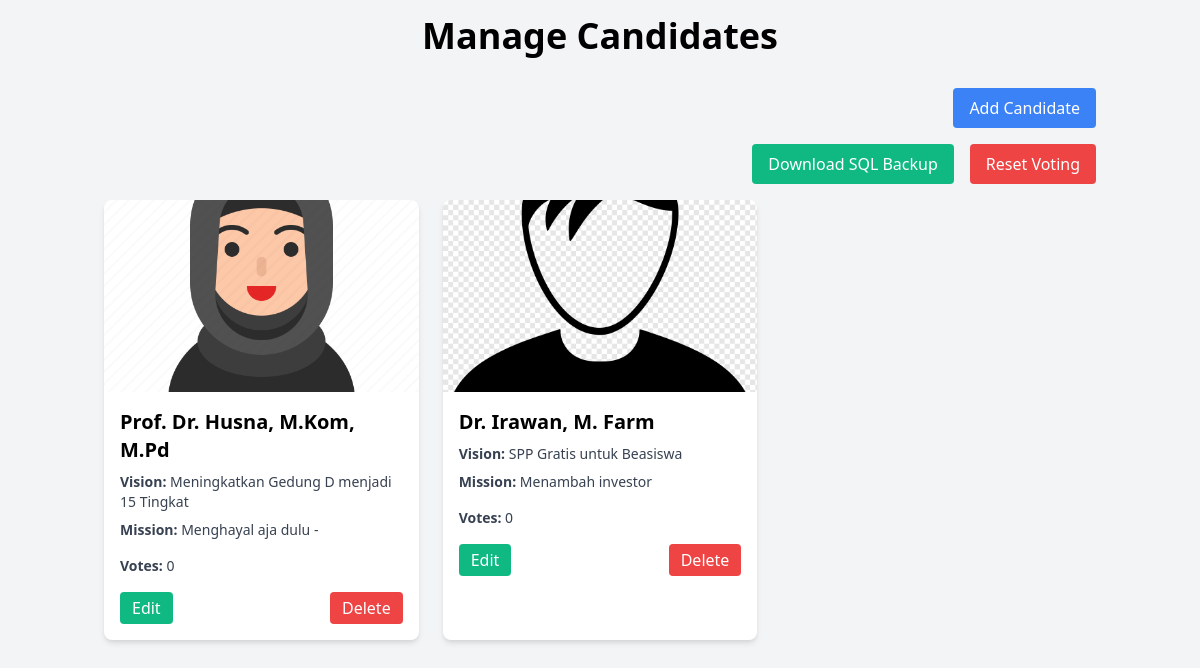
Page /candidates/index.php (signed in) on the committed database.
### tables this page shows
CREATE TABLE IF NOT EXISTS `tb_candidates` (
  `id` int NOT NULL AUTO_INCREMENT,
  `name` varchar(100) DEFAULT NULL,
  `photo` varchar(255) DEFAULT NULL,
  `vision` text,
  `mission` text,
  PRIMARY KEY (`id`)
);

### candidates/index.php (the view, shortened to what this page needs)
<?php
include '../koneksi.php';
$stmt = $pdo->query('
    SELECT c.*,
           (SELECT COUNT(*) FROM tb_votes WHERE tb_votes.candidate_id = c.id) AS vote_count
    FROM tb_candidates c
');
$candidates = $stmt->fetchAll(PDO::FETCH_ASSOC);
?>
<!DOCTYPE html>
<html lang="en">
<head>
    <link rel="stylesheet" href="https://cdnjs.cloudflare.com/ajax/libs/tailwindcss/2.2.19/tailwind.min.css">
</head>
<body class="bg-gray-100">
    <div class="container mx-auto p-4">
        <h1 class="text-4xl font-bold text-center mb-8">Manage Candidates</h1>
        <div class="flex justify-end mb-4">
            <button onclick="openForm('add')" class="bg-blue-500 text-white px-4 py-2 rounded">Add Candidate</button>
        </div>
        <div class="flex justify-end mb-4 space-x-4">
            <form method="POST" class="inline-block">
                <button type="submit" name="download_sql" class="bg-green-500 text-white px-4 py-2 rounded">Download SQL Backup</button>
            </form>
            <form method="POST" class="inline-block">
                <button type="submit" name="reset_votes" class="bg-red-500 text-white px-4 py-2 rounded">Reset Voting</button>
            </form>
        </div>
        <div class="grid grid-cols-1 md:grid-cols-2 lg:grid-cols-3 gap-6">
        <?php foreach ($candidates as $candidate): ?>
            <div class="bg-white shadow-md rounded-lg overflow-hidden relative">
                <img src="<?= htmlspecialchars($candidate['photo']) ?>" alt="<?= htmlspecialchars($candidate['name']) ?>" class="w-full h-48 object-cover">
                <div class="p-4">
                    <h2 class="text-xl font-bold mb-2"><?= htmlspecialchars($candidate['name']) ?></h2>
                    <p class="text-sm text-gray-700 mb-2"><strong>Vision:</strong> <?= htmlspecialchars($candidate['vision']) ?></p>
                    <p class="text-sm text-gray-700 mb-4"><strong>Mission:</strong> <?= htmlspecialchars($candidate['mission']) ?></p>
                    <p class="text-sm text-gray-700 mb-4"><strong>Votes:</strong> <span id="vote-count-<?= $candidate['id'] ?>"><?= $candidate['vote_count'] ?></span></p>
                    <div class="flex justify-between">
                        <button onclick="openForm('edit', <?= $candidate['id'] ?>)" class="bg-green-500 text-white px-3 py-1 rounded">Edit</button>
                        <button onclick="deleteCandidate(<?= $candidate['id'] ?>)" class="bg-red-500 text-white px-3 py-1 rounded">Delete</button>
                    </div>
                </div>
            </div>
        <?php endforeach; ?>
        </div>
    </div>
</body>
</html>

### rows in the picture
tb_candidates: photo (picture), name "Prof. Dr. Husna, M.Kom, M.Pd", vision "Meningkatkan Gedung D menjadi 15 Tingkat", mission "Menghayal aja dulu -", vote_count "0"
tb_candidates: photo (picture), name "Dr. Irawan, M. Farm", vision "SPP Gratis untuk Beasiswa", mission "Menambah investor", vote_count "0"
